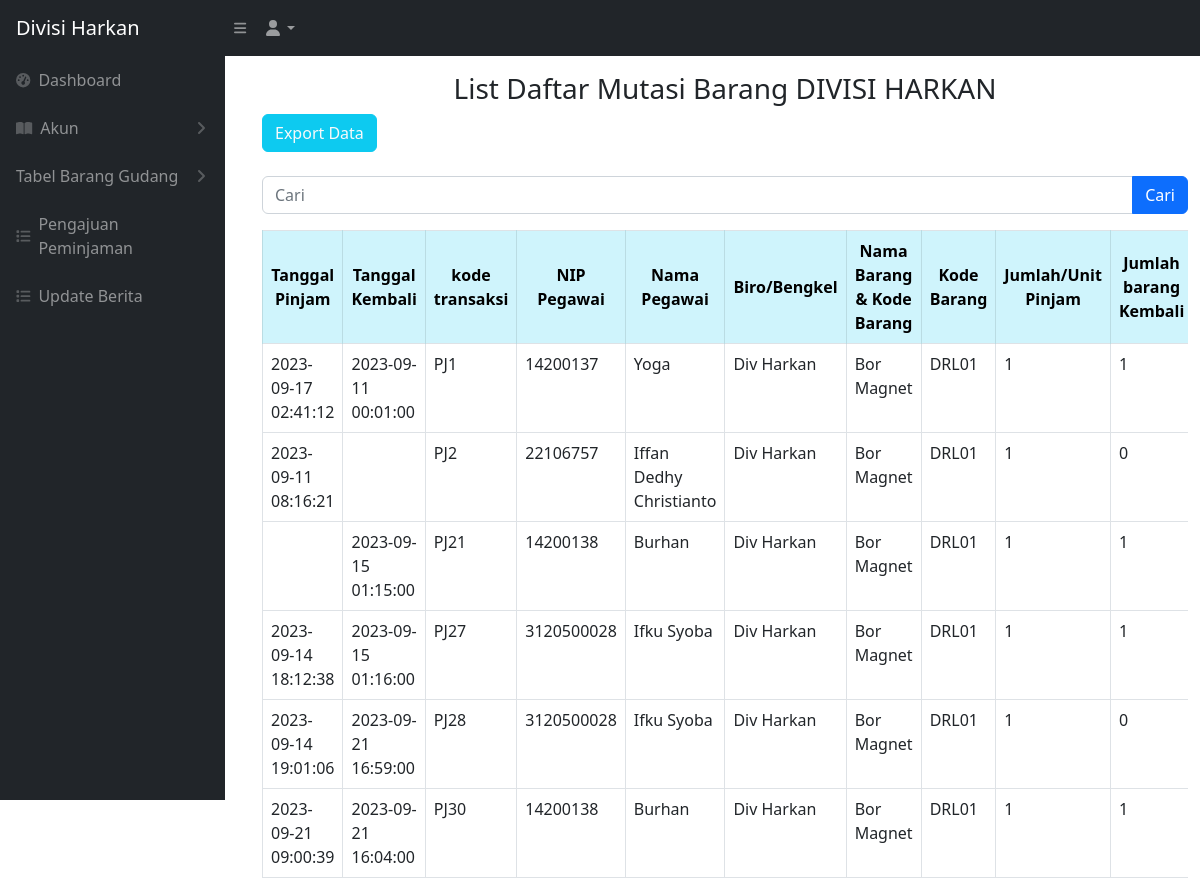
/mutasibarang.php (signed in), run on an earlier commit of the app's database.
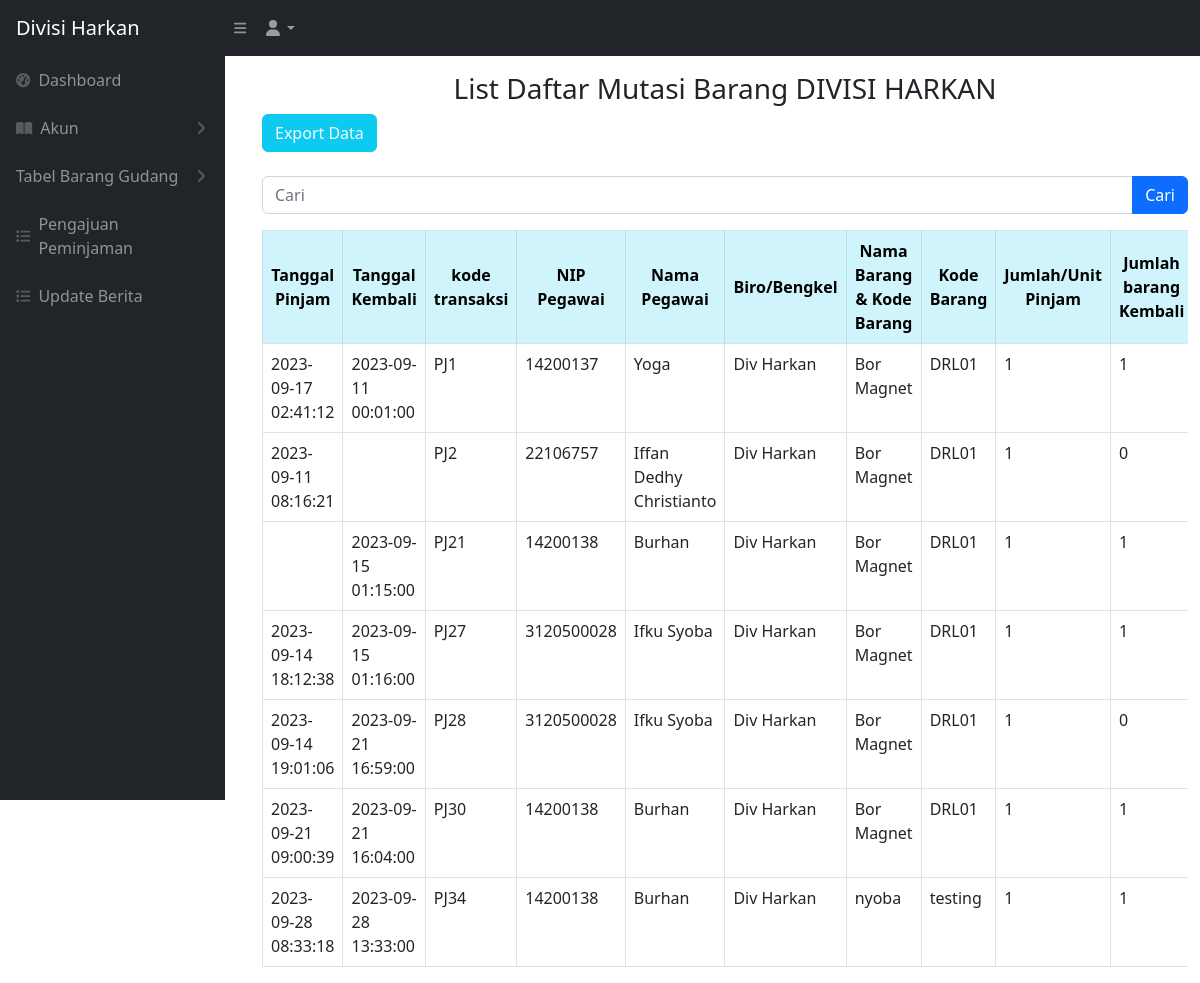
And on a later commit of the database.
### tables this page shows
CREATE TABLE `keluar_masuk_barang` (
  `idtransaksi` int NOT NULL,
  `kodetransaksi` varchar(200) NOT NULL,
  `tanggal` timestamp NULL DEFAULT NULL,
  `tanggal_pengajuan` timestamp NULL DEFAULT NULL,
  `tanggalkembali` timestamp NULL DEFAULT NULL,
  `jenisbarang` varchar(256) NOT NULL,
  `nip` varchar(512) NOT NULL,
  `namabarang` varchar(200) NOT NULL,
  `kodebarang` varchar(200) NOT NULL,
  `jumlahpinjam` int NOT NULL,
  `jumlahkembali` int DEFAULT '0',
  `jumlahrusak` int DEFAULT '0',
  `lokasi` varchar(500) NOT NULL,
  `lokasi_kembali` varchar(256) DEFAULT NULL,
  `keterangan` varchar(256) DEFAULT NULL,
  `isApproved` int DEFAULT '0',
  `status` varchar(200) NOT NULL
);

CREATE TABLE `users` (
  `id_user` int NOT NULL,
  `nip_user` varchar(512) NOT NULL,
  `nama_user` varchar(512) NOT NULL,
  `password_user` varchar(512) NOT NULL,
  `divisi_id` int NOT NULL,
  `role_id` int NOT NULL
);

CREATE TABLE `divisi` (
  `iddivisi` int NOT NULL,
  `namadivisi` varchar(200) NOT NULL
);

### mutasibarang.php (the view, shortened to what this page needs)
<?php
require 'controller/koneksi.php';
$searchTerm = isset($_GET['cari']) ? $_GET['cari'] : '';
?>
<!DOCTYPE html>
<html lang="en">
<head>
    <link href="css/styles.css" rel="stylesheet" />
</head>
<?php include 'sidebar.php' ?>
<body>
    <br>
    <br>
    <main id="main-content" class="<?= isset($_GET['sidebarClosed']) ? '' : 'main-with-sidebar' ?>">
        <div class="container-fluid px-4">
            <h3 class="mt-4 text-center">List Daftar Mutasi Barang DIVISI HARKAN</h3>
        </div>
        <div class="container -fluid">
            <a href="export_mutasibarang.php" class="btn btn-info text-light">Export Data</a>
            <br>
            <br>
            <form action="mutasibarang.php" method="GET">
                <div class="input-group mb-3">
                    <input type="text" class="form-control" placeholder="Cari" name="cari" value="<?= $searchTerm ?>">
                    <button type="submit" class="btn btn-primary">Cari</button>
                </div>
            </form>
            <div class="card-body">
                <div class="table table-responsive">
                    <table class="table table-bordered" id="dataTable" width="100" cellspacing="0">
                        <thead>
                            <tr>
                                <th class="table-info text-center align-middle">Tanggal Pinjam</th>
                                <th class="table-info text-center align-middle">Tanggal Kembali</th>
                                <th class="table-info text-center align-middle">kode transaksi</th>
                                <th class="table-info text-center align-middle">NIP Pegawai</th>
                                <th class="table-info text-center align-middle">Nama Pegawai</th>
                                <th class="table-info text-center align-middle">Biro/Bengkel</th>
                                <th class="table-info text-center align-middle">Nama Barang & Kode Barang</th>
                                <th class="table-info text-center align-middle">Kode Barang </th>
                                <th class="table-info text-center align-middle">Jumlah/Unit Pinjam</th>
                                <th class="table-info text-center align-middle">Jumlah barang Kembali</th>
                            </tr>
                        </thead>
                        <tbody>
                            <?php
                            if (!empty($searchTerm)) {
                                $searchResults = searchMutasiBarang($conn, $searchTerm);
                                while ($data = mysqli_fetch_array($searchResults)) {
                                    $tanggalpinjam = $data['tanggal'];
                                    $tanggalkembali = $data['tanggalkembali'];
                                    $kodetransaksi = $data['kodetransaksi'];
                                    $nip = $data['nip'];
                                    $namabarang = $data['namabarang'];
                                    $kodebarang = $data['kodebarang'];
                                    $jumlahpinjam = $data['jumlahpinjam'];
                                    $jumlahkembali = $data['jumlahkembali'];
                                    $jumlahrusak = $data['jumlahrusak'];
                                    $lokasi = $data['lokasi'];
                                    $lokasikembali = $data['lokasi_kembali'];
                                    $keterangan = $data['keterangan'];
                                    $status = $data['status'];
                                    $tanggalKembaliNull = null;
                                    $query_pegawai = "SELECT users.nama_user
                        FROM users
                        WHERE users.nip_user = '$nip'";
                                    $result_pegawai = mysqli_query($conn, $query_pegawai);
                                    $namapegawai = "-";
                                    if ($result_pegawai) {
                                        $row_pegawai = mysqli_fetch_assoc($result_pegawai);
                                        $namapegawai = $row_pegawai['nama_user'];
                                    }
                                    $query_divisi = "SELECT divisi.namadivisi
                        FROM users
                        INNER JOIN divisi ON users.divisi_id = divisi.iddivisi
                        WHERE users.nip_user = '$nip'";
                                    $result_divisi = mysqli_query($conn, $query_divisi);
                                    $namadivisi = "-";
                                    if ($result_divisi) {
                                        $row_divisi = mysqli_fetch_assoc($result_divisi);
                                        $namadivisi = $row_divisi['namadivisi'];
                                    }
                                    echo '<tr class="centered-cell">';
                                    echo '<td class="centered-cell">' . $tanggalpinjam . '</td>';
                                    echo '<td class="centered-cell">' . $tanggalkembali . '</td>';
                                    echo '<td class="centered-cell">' . $kodetransaksi . '</td>';
                                    echo '<td class="centered-cell">' . $nip . '</td>';
                                    echo '<td class="centered-cell">' . $namapegawai . '</td>';
                                    echo '<td class="centered-cell">' . $namadivisi . '</td>';
                                    echo '<td class="centered-cell">' . $namabarang . '</td>';
                                    echo '<td class="centered-cell">' . $kodebarang . '</td>';
                                    echo '<td class="centered-cell">' . $jumlahpinjam . '</td>';
                                    echo '<td class="centered-cell">' . $jumlahkembali . '</td>';
                                    echo '<td class="centered-cell">' . $jumlahrusak . '</td>';
                                    echo '<td class="centered-cell">' . $lokasi . '</td>';
                                    echo '<td class="centered-cell">' . $lokasikembali . '</td>';
                                    echo '<td class="centered-cell">' . $keterangan . '</td>';
                                    echo '<td class="centered-cell">';
                                    if ($tanggalkembali === $tanggalKembaliNull) {
                                        echo '<span class="badge text-bg-danger">Belum kembali</span>';
                                    } else if ($jumlahrusak > 0) {
                                        echo '<span class="badge text-bg-warning">Barang rusak/kurang lengkap</span>';
                                    } else {
                                        echo '<span class="badge text-bg-success">Sudah kembali</span>';
                                    }
                                    echo '</td>';
                                    echo '</tr>';
                                }
                            } else {
                                $ambilsemuadatastock = mysqli_query($conn, "SELECT * FROM keluar_masuk_barang WHERE isApproved = 1 OR isApproved = 3");
                                while ($data = mysqli_fetch_array($ambilsemuadatastock)) {
                                    $tanggalpinjam = $data['tanggal'];
                                    $tanggalkembali = $data['tanggalkembali'];
                                    $kodetransaksi = $data['kodetransaksi'];
                                    $nip = $data['nip'];
                                    $namabarang = $data['namabarang'];
                                    $kodebarang = $data['kodebarang'];
                                    $jumlahpinjam = $data['jumlahpinjam'];
                                    $jumlahkembali = $data['jumlahkembali'];
                                    $query_pegawai = "SELECT users.nama_user
                        FROM users
                        WHERE users.nip_user = '$nip'";
                                    $result_pegawai = mysqli_query($conn, $query_pegawai);
                                    $namapegawai = "-";
                                    if ($result_pegawai) {
                                        $row_pegawai = mysqli_fetch_assoc($result_pegawai);
                                        $namapegawai = $row_pegawai['nama_user'];
                                    }
                                    $query_divisi = "SELECT divisi.namadivisi
                        FROM users
                        INNER JOIN divisi ON users.divisi_id = divisi.iddivisi
                        WHERE users.nip_user = '$nip'";
                                    $result_divisi = mysqli_query($conn, $query_divisi);
                                    $namadivisi = "-";
                                    if ($result_divisi) {
                                        $row_divisi = mysqli_fetch_assoc($result_divisi);
                                        $namadivisi = $row_divisi['namadivisi'];
                                    }
                                    echo '<tr>';
                                    echo '<td>' . $tanggalpinjam . '</td>';
                                    echo '<td>' . $tanggalkembali . '</td>';
                                    echo '<td>' . $kodetransaksi . '</td>';
                                    echo '<td>' . $nip . '</td>';
                                    echo '<td>' . $namapegawai . '</td>';
                                    echo '<td>' . $namadivisi . '</td>';
                                    echo '<td>' . $namabarang . '</td>';
                                    echo '<td>' . $kodebarang . '</td>';
                                    echo '<td>' . $jumlahpinjam . '</td>';
                                    echo '<td>' . $jumlahkembali . '</td>';
                                    echo '</tr>';
                                }
                            }
                            ?>
                        </tbody>
                    </table>
                </div>
            </div>
    </main>
</body>
</html>

### sidebar.php (shortened to what this page needs)
<div class="sb-nav-fixed">
    <nav class="sb-topnav navbar navbar-expand navbar-dark bg-dark">
        <a class="navbar-brand ps-3" href="dashboard.php">Divisi Harkan</a>
        <button class="btn btn-link btn-sm order-1 order-lg-0 me-4 me-lg-0" id="sidebarToggle" href="#"><i class="fas fa-bars"></i></button>
        <ul class="navbar-nav ms-auto ms-md-0 me-3 me-lg-4">
                <li class="nav-item dropdown">
                    <a class="nav-link dropdown-toggle" id="navbarDropdown" href="#" role="button" data-bs-toggle="dropdown" aria-expanded="false"><i class="fas fa-user fa-fw"></i></a>
                </li>
            </ul>
    </nav>
    <div id="layoutSidenav">
        <div id="layoutSidenav_nav">
            <nav class="sb-sidenav accordion sb-sidenav-dark" id="sidenavAccordion">
                <div class="sb-sidenav-menu">
                    <div class="nav">
                        <a class="nav-link" href="dashboard.php">
                            <div class="sb-nav-link-icon"><i class="fas fa-tachometer-alt"></i></div>
                            Dashboard
                        </a>
                        <a class="nav-link collapsed" href="#" data-bs-toggle="collapse" data-bs-target="#collapsePages" aria-expanded="false" aria-controls="collapsePages">
                            <div class="sb-nav-link-icon"><i class="fas fa-book-open"></i></div>
                            Akun
                            <div class="sb-sidenav-collapse-arrow"><i class="fas fa-angle-down"></i></div>
                        </a>
                        <a class="nav-link collapsed" href="#" data-bs-toggle="collapse" data-bs-target="#pagesCollapseTabel" aria-expanded="false" aria-controls="pagesCollapseTabel">
                            Tabel Barang Gudang
                            <div class="sb-sidenav-collapse-arrow"><i class="fas fa-angle-down"></i></div>
                        </a>
                        <a class="nav-link" href="peminjaman.php">
                            <div class="sb-nav-link-icon"><i class="fa-solid fa-list"></i></div>
                            Pengajuan Peminjaman
                        </a>
                        <a class="nav-link" href="berita.php">
                            <div class="sb-nav-link-icon"><i class="fa-solid fa-list"></i></div>
                            Update Berita
                        </a>
                    </div>
                </div>
            </nav>
        </div>
    </div>
</div>

What changed in the data, as far as the page shows it:
added keluar_masuk_barang: tanggal "2023-09-28 08:33:18", tanggalkembali "2023-09-28 13:33:00", kodetransaksi "PJ34", nip "14200138", users.nama_user "Burhan", divisi.namadivisi "Div Harkan", namabarang "nyoba", kodebarang "testing", jumlahpinjam "1", jumlahkembali "1"
